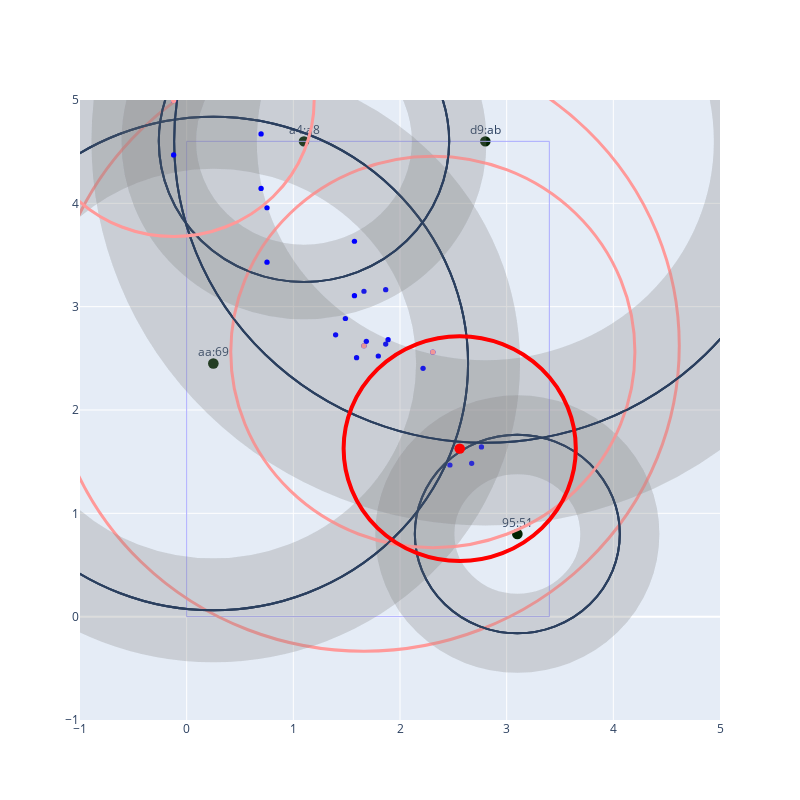

Notebook code for this chart:
### Code cell
%run trilateration_sandbox

### Figure 1 — Plotly figure (JSON) as saved in the notebook; plotly's stock layout.template omitted (floating-point values rounded to 4 significant figures)
{"data": [{"mode": "text", "text": ["aa:69", "a4:a8", "d9:ab", "95:51"], "type": "scatter", "x": [0.25, 1.1, 2.8, 3.1], "y": [2.55, 4.7, 4.7, 0.9]}], "layout": {"height": 800, "shapes": [{"fillcolor": "#002200", "line": {"width": 0}, "type": "circle", "x0": 0.2, "x1": 0.3, "xref": "x", "y0": 2.4, "y1": 2.5, "yref": "y"}, {"fillcolor": "#002200", "line": {"width": 0}, "type": "circle", "x0": 1.05, "x1": 1.15, "xref": "x", "y0": 4.55, "y1": 4.65, "yref": "y"}, {"fillcolor": "#002200", "line": {"width": 0}, "type": "circle", "x0": 2.75, "x1": 2.85, "xref": "x", "y0": 4.55, "y1": 4.65, "yref": "y"}, {"fillcolor": "#002200", "line": {"width": 0}, "type": "circle", "x0": 3.05, "x1": 3.15, "xref": "x", "y0": 0.75, "y1": 0.85, "yref": "y"}, {"line": {"color": "#AAAAFF", "width": 1}, "type": "rect", "x0": 0, "x1": 3.4, "xref": "x", "y0": 0, "y1": 4.6, "yref": "y"}, {"line": {"color": "rgba(127, 127, 127, 0.1)", "width": 74.5}, "type": "circle", "x0": -0.2612, "x1": 2.461, "xref": "x", "y0": 3.239, "y1": 5.961, "yref": "y"}, {"line": {"width": 2}, "type": "circle", "x0": -0.2612, "x1": 2.461, "xref": "x", "y0": 3.239, "y1": 5.961, "yref": "y"}, {"line": {"color": "rgba(127, 127, 127, 0.1)", "width": 165.3}, "type": "circle", "x0": -0.1174, "x1": 5.717, "xref": "x", "y0": 1.683, "y1": 7.517, "yref": "y"}, {"line": {"width": 2}, "type": "circle", "x0": -0.1174, "x1": 5.717, "xref": "x", "y0": 1.683, "y1": 7.517, "yref": "y"}, {"line": {"color": "rgba(127, 127, 127, 0.1)", "width": 79.0}, "type": "circle", "x0": 2.139, "x1": 4.061, "xref": "x", "y0": -0.1609, "y1": 1.761, "yref": "y"}, {"line": {"width": 2}, "type": "circle", "x0": 2.139, "x1": 4.061, "xref": "x", "y0": -0.1609, "y1": 1.761, "yref": "y"}, {"fillcolor": "#0000FF", "line": {"width": 0}, "type": "circle", "x0": 1.841, "x1": 1.891, "xref": "x", "y0": 3.14, "y1": 3.19, "yref": "y"}, {"fillcolor": "#0000FF", "line": {"width": 0}, "type": "circle", "x0": 1.637, "x1": 1.687, "xref": "x", "y0": 3.124, "y1": 3.174, "yref": "y"}, {"fillcolor": "#0000FF", "line": {"width": 0}, "type": "circle", "x0": 1.841, "x1": 1.891, "xref": "x", "y0": 2.613, "y1": 2.663, "yref": "y"}, {"fillcolor": "#0000FF", "line": {"width": 0}, "type": "circle", "x0": 1.637, "x1": 1.687, "xref": "x", "y0": 2.597, "y1": 2.647, "yref": "y"}, {"line": {"color": "#FF9999", "width": 3}, "type": "circle", "x0": -1.294, "x1": 4.618, "xref": "x", "y0": -0.3341, "y1": 5.578, "yref": "y"}, {"fillcolor": "#FF9999", "line": {"width": 0}, "type": "circle", "x0": 1.637, "x1": 1.687, "xref": "x", "y0": 2.597, "y1": 2.647, "yref": "y"}, {"line": {"color": "rgba(127, 127, 127, 0.1)", "width": 103.8}, "type": "circle", "x0": -2.138, "x1": 2.638, "xref": "x", "y0": 0.06188, "y1": 4.838, "yref": "y"}, {"line": {"width": 2}, "type": "circle", "x0": -2.138, "x1": 2.638, "xref": "x", "y0": 0.06188, "y1": 4.838, "yref": "y"}, {"line": {"color": "rgba(127, 127, 127, 0.1)", "width": 165.3}, "type": "circle", "x0": -0.1174, "x1": 5.717, "xref": "x", "y0": 1.683, "y1": 7.517, "yref": "y"}, {"line": {"width": 2}, "type": "circle", "x0": -0.1174, "x1": 5.717, "xref": "x", "y0": 1.683, "y1": 7.517, "yref": "y"}, {"line": {"color": "rgba(127, 127, 127, 0.1)", "width": 79.0}, "type": "circle", "x0": 2.139, "x1": 4.061, "xref": "x", "y0": -0.1609, "y1": 1.761, "yref": "y"}, {"line": {"width": 2}, "type": "circle", "x0": 2.139, "x1": 4.061, "xref": "x", "y0": -0.1609, "y1": 1.761, "yref": "y"}, {"fillcolor": "#0000FF", "line": {"width": 0}, "type": "circle", "x0": 1.863, "x1": 1.913, "xref": "x", "y0": 2.656, "y1": 2.706, "yref": "y"}, {"fillcolor": "#0000FF", "line": {"width": 0}, "type": "circle", "x0": 1.772, "x1": 1.822, "xref": "x", "y0": 2.497, "y1": 2.547, "yref": "y"}, {"fillcolor": "#0000FF", "line": {"width": 0}, "type": "circle", "x0": 1.659, "x1": 1.709, "xref": "x", "y0": 2.639, "y1": 2.689, "yref": "y"}, {"fillcolor": "#0000FF", "line": {"width": 0}, "type": "circle", "x0": 1.568, "x1": 1.618, "xref": "x", "y0": 2.481, "y1": 2.531, "yref": "y"}, {"fillcolor": "#0000FF", "line": {"width": 0}, "type": "circle", "x0": 2.739, "x1": 2.789, "xref": "x", "y0": 1.617, "y1": 1.667, "yref": "y"}, {"fillcolor": "#0000FF", "line": {"width": 0}, "type": "circle", "x0": 2.647, "x1": 2.697, "xref": "x", "y0": 1.459, "y1": 1.509, "yref": "y"}, {"fillcolor": "#0000FF", "line": {"width": 0}, "type": "circle", "x0": 2.535, "x1": 2.585, "xref": "x", "y0": 1.601, "y1": 1.651, "yref": "y"}, {"fillcolor": "#0000FF", "line": {"width": 0}, "type": "circle", "x0": 2.443, "x1": 2.493, "xref": "x", "y0": 1.443, "y1": 1.493, "yref": "y"}, {"line": {"color": "#FF9999", "width": 3}, "type": "circle", "x0": 1.471, "x1": 3.648, "xref": "x", "y0": 0.5379, "y1": 2.715, "yref": "y"}, {"fillcolor": "#FF9999", "line": {"width": 0}, "type": "circle", "x0": 2.535, "x1": 2.585, "xref": "x", "y0": 1.601, "y1": 1.651, "yref": "y"}, {"line": {"color": "rgba(127, 127, 127, 0.1)", "width": 103.8}, "type": "circle", "x0": -2.138, "x1": 2.638, "xref": "x", "y0": 0.06188, "y1": 4.838, "yref": "y"}, {"line": {"width": 2}, "type": "circle", "x0": -2.138, "x1": 2.638, "xref": "x", "y0": 0.06188, "y1": 4.838, "yref": "y"}, {"line": {"color": "rgba(127, 127, 127, 0.1)", "width": 74.5}, "type": "circle", "x0": -0.2612, "x1": 2.461, "xref": "x", "y0": 3.239, "y1": 5.961, "yref": "y"}, {"line": {"width": 2}, "type": "circle", "x0": -0.2612, "x1": 2.461, "xref": "x", "y0": 3.239, "y1": 5.961, "yref": "y"}, {"line": {"color": "rgba(127, 127, 127, 0.1)", "width": 79.0}, "type": "circle", "x0": 2.139, "x1": 4.061, "xref": "x", "y0": -0.1609, "y1": 1.761, "yref": "y"}, {"line": {"width": 2}, "type": "circle", "x0": 2.139, "x1": 4.061, "xref": "x", "y0": -0.1609, "y1": 1.761, "yref": "y"}, {"fillcolor": "#0000FF", "line": {"width": 0}, "type": "circle", "x0": 1.463, "x1": 1.513, "xref": "x", "y0": 2.861, "y1": 2.911, "yref": "y"}, {"fillcolor": "#0000FF", "line": {"width": 0}, "type": "circle", "x0": 1.371, "x1": 1.421, "xref": "x", "y0": 2.702, "y1": 2.752, "yref": "y"}, {"fillcolor": "#0000FF", "line": {"width": 0}, "type": "circle", "x0": 2.283, "x1": 2.333, "xref": "x", "y0": 2.537, "y1": 2.587, "yref": "y"}, {"fillcolor": "#0000FF", "line": {"width": 0}, "type": "circle", "x0": 2.191, "x1": 2.241, "xref": "x", "y0": 2.378, "y1": 2.428, "yref": "y"}, {"line": {"color": "#FF9999", "width": 3}, "type": "circle", "x0": 0.4135, "x1": 4.202, "xref": "x", "y0": 0.6671, "y1": 4.456, "yref": "y"}, {"fillcolor": "#FF9999", "line": {"width": 0}, "type": "circle", "x0": 2.283, "x1": 2.333, "xref": "x", "y0": 2.537, "y1": 2.587, "yref": "y"}, {"line": {"color": "rgba(127, 127, 127, 0.1)", "width": 103.8}, "type": "circle", "x0": -2.138, "x1": 2.638, "xref": "x", "y0": 0.06188, "y1": 4.838, "yref": "y"}, {"line": {"width": 2}, "type": "circle", "x0": -2.138, "x1": 2.638, "xref": "x", "y0": 0.06188, "y1": 4.838, "yref": "y"}, {"line": {"color": "rgba(127, 127, 127, 0.1)", "width": 74.5}, "type": "circle", "x0": -0.2612, "x1": 2.461, "xref": "x", "y0": 3.239, "y1": 5.961, "yref": "y"}, {"line": {"width": 2}, "type": "circle", "x0": -0.2612, "x1": 2.461, "xref": "x", "y0": 3.239, "y1": 5.961, "yref": "y"}, {"line": {"color": "rgba(127, 127, 127, 0.1)", "width": 165.3}, "type": "circle", "x0": -0.1174, "x1": 5.717, "xref": "x", "y0": 1.683, "y1": 7.517, "yref": "y"}, {"line": {"width": 2}, "type": "circle", "x0": -0.1174, "x1": 5.717, "xref": "x", "y0": 1.683, "y1": 7.517, "yref": "y"}, {"fillcolor": "#0000FF", "line": {"width": 0}, "type": "circle", "x0": -0.1472, "x1": -0.09716, "xref": "x", "y0": 4.971, "y1": 5.021, "yref": "y"}, {"fillcolor": "#0000FF", "line": {"width": 0}, "type": "circle", "x0": 0.7281, "x1": 0.7781, "xref": "x", "y0": 3.932, "y1": 3.982, "yref": "y"}, {"fillcolor": "#0000FF", "line": {"width": 0}, "type": "circle", "x0": -0.1472, "x1": -0.09716, "xref": "x", "y0": 4.444, "y1": 4.494, "yref": "y"}, {"fillcolor": "#0000FF", "line": {"width": 0}, "type": "circle", "x0": 0.7281, "x1": 0.7781, "xref": "x", "y0": 3.406, "y1": 3.456, "yref": "y"}, {"fillcolor": "#0000FF", "line": {"width": 0}, "type": "circle", "x0": 0.6726, "x1": 0.7226, "xref": "x", "y0": 4.646, "y1": 4.696, "yref": "y"}, {"fillcolor": "#0000FF", "line": {"width": 0}, "type": "circle", "x0": 1.548, "x1": 1.598, "xref": "x", "y0": 3.608, "y1": 3.658, "yref": "y"}, {"fillcolor": "#0000FF", "line": {"width": 0}, "type": "circle", "x0": 0.6726, "x1": 0.7226, "xref": "x", "y0": 4.12, "y1": 4.17, "yref": "y"}, {"fillcolor": "#0000FF", "line": {"width": 0}, "type": "circle", "x0": 1.548, "x1": 1.598, "xref": "x", "y0": 3.081, "y1": 3.131, "yref": "y"}, {"line": {"color": "#FF9999", "width": 3}, "type": "circle", "x0": -1.439, "x1": 1.195, "xref": "x", "y0": 3.678, "y1": 6.313, "yref": "y"}, {"fillcolor": "#FF9999", "line": {"width": 0}, "type": "circle", "x0": -0.1472, "x1": -0.09716, "xref": "x", "y0": 4.971, "y1": 5.021, "yref": "y"}, {"line": {"color": "#FF0000", "width": 4}, "type": "circle", "x0": 1.471, "x1": 3.648, "xref": "x", "y0": 0.5379, "y1": 2.715, "yref": "y"}, {"fillcolor": "#FF0000", "line": {"width": 0}, "type": "circle", "x0": 2.51, "x1": 2.61, "xref": "x", "y0": 1.576, "y1": 1.676, "yref": "y"}], "width": 800, "xaxis": {"range": [-1, 5], "zeroline": false}, "yaxis": {"range": [-1, 5]}}}
